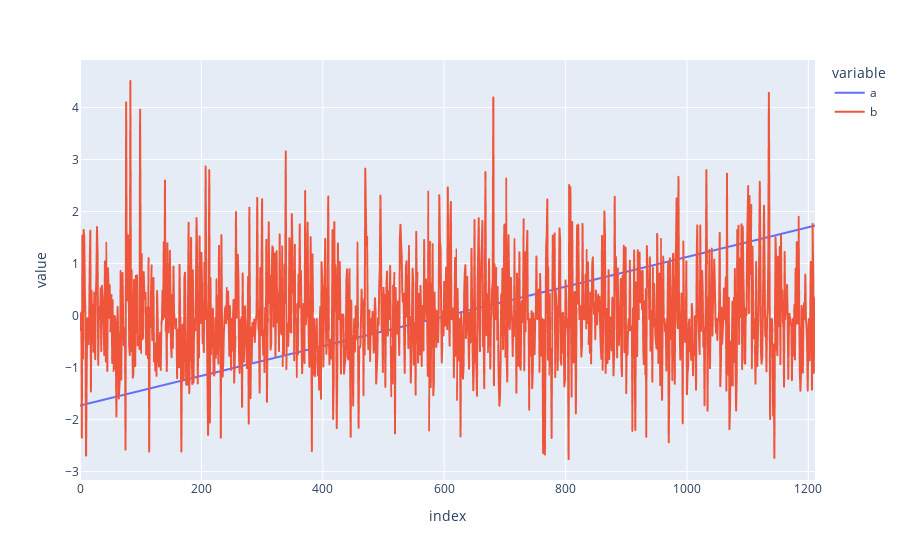

The code cell stored with this chart in its notebook:
### Code cell
pd.options.plotting.backend = "plotly"
column = "x1"

df = pd.DataFrame(dict(a=x_train["id"].values, b=x_train[column].values))
fig = df.plot()
fig.show()

### Figure 1 — Plotly figure (JSON) as saved in the notebook; plotly's stock layout.template omitted (floating-point values rounded to 4 significant figures; data arrays with more than 128 entries replaced by an {"elided": "..."} marker saying what was removed)
{"data": [{"hovertemplate": "variable=a<br>index=%{x}<br>value=%{y}<extra></extra>", "legendgroup": "a", "line": {"color": "#636efa", "dash": "solid"}, "marker": {"symbol": "circle"}, "mode": "lines", "name": "a", "showlegend": true, "type": "scattergl", "x": {"elided": "1212 int values"}, "xaxis": "x", "y": {"elided": "1212 float values"}, "yaxis": "y"}, {"hovertemplate": "variable=b<br>index=%{x}<br>value=%{y}<extra></extra>", "legendgroup": "b", "line": {"color": "#EF553B", "dash": "solid"}, "marker": {"symbol": "circle"}, "mode": "lines", "name": "b", "showlegend": true, "type": "scattergl", "x": {"elided": "1212 int values"}, "xaxis": "x", "y": {"elided": "1212 float values"}, "yaxis": "y"}], "layout": {"legend": {"title": {"text": "variable"}, "tracegroupgap": 0}, "margin": {"t": 60}, "xaxis": {"anchor": "y", "domain": [0, 1], "title": {"text": "index"}}, "yaxis": {"anchor": "x", "domain": [0, 1], "title": {"text": "value"}}}}
